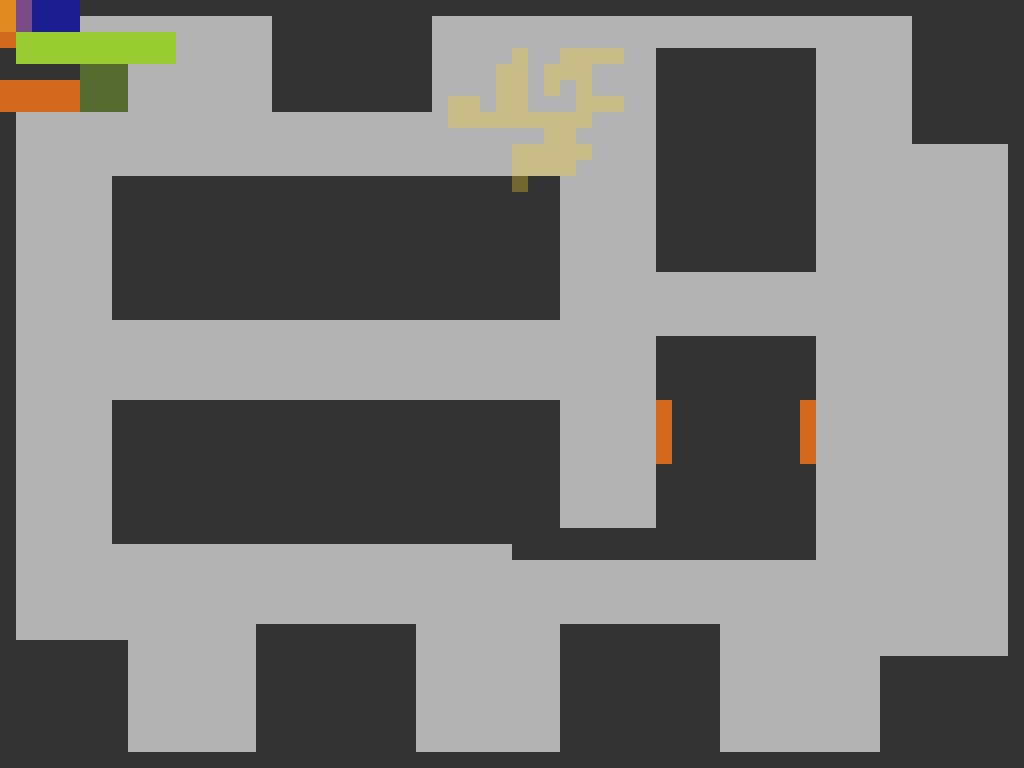

Below is a game level as drawn by its tile map, then a one-line description and the .tmx that defines it (tile-layer data replaced by summaries):
An orthogonal 64x48 tile map with 16x16 px tiles, 6 tile layers (Tile Layer 1, Tile Layer 2, Movement, Visibility, ...), 2 tilesets and 27 objects (10x Location, 9x Actor, 2x Door).

<map version="1.0" orientation="orthogonal" width="64" height="48" tilewidth="16" tileheight="16">
 <tileset firstgid="1" name="tileset-2" tilewidth="16" tileheight="16">
  <image source="tileset-2.png" width="48" height="64" />
 </tileset>
 <tileset firstgid="13" name="tileset-3" tilewidth="16" tileheight="16">
  <image source="tileset-3.png" width="48" height="64" />
 </tileset>
 <layer name="Tile Layer 1" width="64" height="48">
  <properties>
   <property name="test1" value="123" />
   <property name="type" value="visual" />
  </properties>
  <data>[3072 cells, 3072 non-empty, 3 distinct tile ids]</data>
 </layer>
 <layer name="Tile Layer 2" width="64" height="48">
  <properties>
   <property name="type" value="visual" />
  </properties>
  <data>[3072 cells, 16 non-empty, 1 distinct tile ids]</data>
 </layer>
 <objectgroup name="All Missions" width="64" height="48" visible="0">
  <properties>
   <property name="AllMissions" value="True" />
  </properties>
  <object name="shop-west" type="Location" gid="7" x="640" y="435" />
  <object name="shop-east" type="Location" gid="7" x="818" y="434" />
  <object name="TestDoor1" type="Door" x="658" y="404" width="11" height="57">
   <properties>
    <property name="leads_to" value="world-5" />
    <property name="location" value="shop-west" />
   </properties>
  </object>
  <object name="TestDoor2" type="Door" x="803" y="404" width="11" height="57">
   <properties>
    <property name="leads_to" value="world-5" />
    <property name="location" value="shop-east" />
   </properties>
  </object>
 </objectgroup>
 <objectgroup name="Mission1a" width="64" height="48" visible="0">
  <properties>
   <property name="Mission1a" value="True" />
  </properties>
  <object name="station-one" type="Actor" gid="10" x="341" y="153">
   <properties>
    <property name="cls" value="Agent" />
    <property name="look_direction" value="-90" />
    <property name="look_movement" value="0.5" />
    <property name="look_pause" value="1" />
    <property name="look_range" value="90" />
    <property name="motion" value="station" />
    <property name="sprite" value="agent" />
   </properties>
  </object>
  <object name="start" type="Location" x="599" y="504" />
  <object name="SouthPatrol-a" type="Actor" gid="3" x="356" y="571">
   <properties>
    <property name="cls" value="Agent" />
    <property name="motion" value="patrol" />
    <property name="patrol" value="south" />
    <property name="sprite" value="agent" />
   </properties>
  </object>
  <object name="station-one" type="Actor" gid="10" x="147" y="367">
   <properties>
    <property name="cls" value="Agent" />
    <property name="look_direction" value="180" />
    <property name="look_movement" value="2" />
    <property name="look_pause" value="2" />
    <property name="look_range" value="45" />
    <property name="motion" value="station" />
    <property name="sprite" value="agent" />
   </properties>
  </object>
  <object name="EastPatrol-a" type="Actor" gid="3" x="884" y="490">
   <properties>
    <property name="cls" value="Agent" />
    <property name="motion" value="patrol" />
    <property name="patrol" value="east" />
    <property name="sprite" value="agent" />
   </properties>
  </object>
  <object name="a1" type="Location" gid="7" x="885" y="439">
   <properties>
    <property name="index" value="1" />
    <property name="patrol" value="east" />
   </properties>
  </object>
  <object name="a1" type="Location" gid="7" x="951" y="198">
   <properties>
    <property name="index" value="3" />
    <property name="patrol" value="east" />
   </properties>
  </object>
  <object name="a1" type="Location" gid="7" x="801" y="713">
   <properties>
    <property name="index" value="2" />
    <property name="patrol" value="east" />
   </properties>
  </object>
  <object name="a1" type="Location" gid="7" x="401" y="571">
   <properties>
    <property name="index" value="1" />
    <property name="patrol" value="south" />
   </properties>
  </object>
  <object name="a1" type="Location" gid="7" x="478" y="710">
   <properties>
    <property name="index" value="2" />
    <property name="patrol" value="south" />
   </properties>
  </object>
  <object name="a1" type="Location" gid="7" x="170" y="711">
   <properties>
    <property name="index" value="3" />
    <property name="patrol" value="south" />
   </properties>
  </object>
  <object name="EastPatrol-a" type="Actor" gid="3" x="936" y="252">
   <properties>
    <property name="cls" value="Agent" />
    <property name="motion" value="patrol" />
    <property name="patrol" value="east" />
    <property name="sprite" value="agent" />
   </properties>
  </object>
  <object name="SouthPatrol-a" type="Actor" gid="3" x="176" y="658">
   <properties>
    <property name="cls" value="Agent" />
    <property name="motion" value="patrol" />
    <property name="patrol" value="south" />
    <property name="sprite" value="agent" />
   </properties>
  </object>
  <object name="SouthPatrol-a" type="Actor" gid="3" x="471" y="659">
   <properties>
    <property name="cls" value="Agent" />
    <property name="motion" value="patrol" />
    <property name="patrol" value="south" />
    <property name="sprite" value="agent" />
   </properties>
  </object>
  <object name="Bob" type="Actor" gid="5" x="570" y="234">
   <properties>
    <property name="cls" value="SuperSecretAgent" />
    <property name="look_direction" value="0" />
    <property name="look_movement" value="0.2" />
    <property name="look_pause" value="3" />
    <property name="look_range" value="45" />
    <property name="motion" value="station" />
    <property name="sprite" value="talker" />
   </properties>
  </object>
 </objectgroup>
 <objectgroup name="Mission1b" width="64" height="48" visible="0">
  <properties>
   <property name="Mission1b" value="True" />
  </properties>
  <object name="start" type="Location" x="608" y="206" width="18" height="19" />
  <object name="Bob" type="Actor" gid="5" x="446" y="369">
   <properties>
    <property name="cls" value="SuperSecretAgent" />
    <property name="look_direction" value="0" />
    <property name="look_movement" value="0.2" />
    <property name="look_pause" value="3" />
    <property name="look_range" value="45" />
    <property name="motion" value="station" />
    <property name="sprite" value="talker" />
   </properties>
  </object>
 </objectgroup>
 <layer name="Movement" width="64" height="48" opacity="0.31">
  <properties>
   <property name="test1" value="456" />
   <property name="test2" value="hello" />
   <property name="type" value="movement" />
  </properties>
  <data>[3072 cells, 52 non-empty, 1 distinct tile ids]</data>
 </layer>
 <layer name="Visibility" width="64" height="48" opacity="0.46">
  <properties>
   <property name="type" value="visibility" />
  </properties>
  <data>[3072 cells, 8 non-empty, 1 distinct tile ids]</data>
 </layer>
 <layer name="Mild Resistance" width="64" height="48">
  <properties>
   <property name="resistance" value="10" />
   <property name="type" value="resistance" />
  </properties>
  <data>[3072 cells, 20 non-empty, 1 distinct tile ids]</data>
 </layer>
 <layer name="Full Resistance" width="64" height="48">
  <properties>
   <property name="resistance" value="30" />
   <property name="type" value="resistance" />
  </properties>
  <data>[3072 cells, 9 non-empty, 1 distinct tile ids]</data>
 </layer>
 <objectgroup name="Ad hoc visual" width="64" height="48">
  <properties>
   <property name="type" value="adhoc-visual" />
  </properties>
  <object gid="6" x="275" y="250" />
  <object gid="6" x="300" y="260" />
  <object gid="6" x="282" y="279" />
  <object gid="6" x="332" y="287" />
  <object gid="6" x="310" y="304" />
  <object gid="6" x="339" y="322" />
 </objectgroup>
</map>
